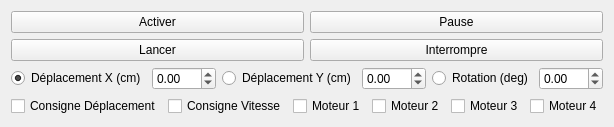
          <widget class="QWidget" name="tab_8">
           <attribute name="title">
            <string>PID Plot</string>
           </attribute>
           <layout class="QVBoxLayout" name="verticalLayout_10">
            <item>
             <layout class="QVBoxLayout" name="verticalLayout_19">
              <item>
               <layout class="QHBoxLayout" name="horizontalLayout_24">
                <item>
                 <widget class="QPushButton" name="pushButton_PID_Activate">
                  <property name="text">
                   <string>Activer</string>
                  </property>
                 </widget>
                </item>
                <item>
                 <widget class="QPushButton" name="pushButton_PID_Pause_Play">
                  <property name="text">
                   <string>Pause</string>
                  </property>
                 </widget>
                </item>
               </layout>
              </item>
              <item>
               <layout class="QHBoxLayout" name="horizontalLayout_8">
                <item>
                 <widget class="QPushButton" name="pushButton_PID_Start">
                  <property name="text">
                   <string>Lancer</string>
                  </property>
                 </widget>
                </item>
                <item>
                 <widget class="QPushButton" name="pushButton_PID_Kill">
                  <property name="text">
                   <string>Interrompre</string>
                  </property>
                 </widget>
                </item>
               </layout>
              </item>
              <item>
               <layout class="QHBoxLayout" name="horizontalLayout_56">
                <item>
                 <widget class="QRadioButton" name="radioButton_Deplacement_X">
                  <property name="text">
                   <string>Déplacement X (cm)</string>
                  </property>
                  <property name="checked">
                   <bool>true</bool>
                  </property>
                 </widget>
                </item>
                <item>
                 <widget class="QDoubleSpinBox" name="doubleSpinBox_Deplacement_X">
                  <property name="minimum">
                   <double>-99.989999999999995</double>
                  </property>
                 </widget>
                </item>
                <item>
                 <widget class="QRadioButton" name="radioButton_Deplacement_Y">
                  <property name="text">
                   <string>Déplacement Y (cm)</string>
                  </property>
                 </widget>
                </item>
                <item>
                 <widget class="QDoubleSpinBox" name="doubleSpinBox_Deplacement_Y">
                  <property name="minimum">
                   <double>-99.989999999999995</double>
                  </property>
                 </widget>
                </item>
                <item>
                 <widget class="QRadioButton" name="radioButton_Deplacement_R">
                  <property name="text">
                   <string>Rotation (deg)</string>
                  </property>
                 </widget>
                </item>
                <item>
                 <widget class="QDoubleSpinBox" name="doubleSpinBox_Deplacement_R">
                  <property name="minimum">
                   <double>-99.989999999999995</double>
                  </property>
                 </widget>
                </item>
               </layout>
              </item>
              <item>
               <layout class="QHBoxLayout" name="horizontalLayout_57">
                <item>
                 <widget class="QCheckBox" name="checkBox_10">
                  <property name="text">
                   <string>Consigne Déplacement</string>
                  </property>
                 </widget>
                </item>
                <item>
                 <widget class="QCheckBox" name="checkBox_11">
                  <property name="text">
                   <string>Consigne Vitesse</string>
                  </property>
                 </widget>
                </item>
                <item>
                 <widget class="QCheckBox" name="checkBox_12">
                  <property name="text">
                   <string>Moteur 1</string>
                  </property>
                 </widget>
                </item>
                <item>
                 <widget class="QCheckBox" name="checkBox_13">
                  <property name="text">
                   <string>Moteur 2</string>
                  </property>
                 </widget>
                </item>
                <item>
                 <widget class="QCheckBox" name="checkBox_14">
                  <property name="text">
                   <string>Moteur 3</string>
                  </property>
                 </widget>
                </item>
                <item>
                 <widget class="QCheckBox" name="checkBox_15">
                  <property name="text">
                   <string>Moteur 4</string>
                  </property>
                 </widget>
                </item>
               </layout>
              </item>
             </layout>
            </item>
           </layout>
          </widget>
